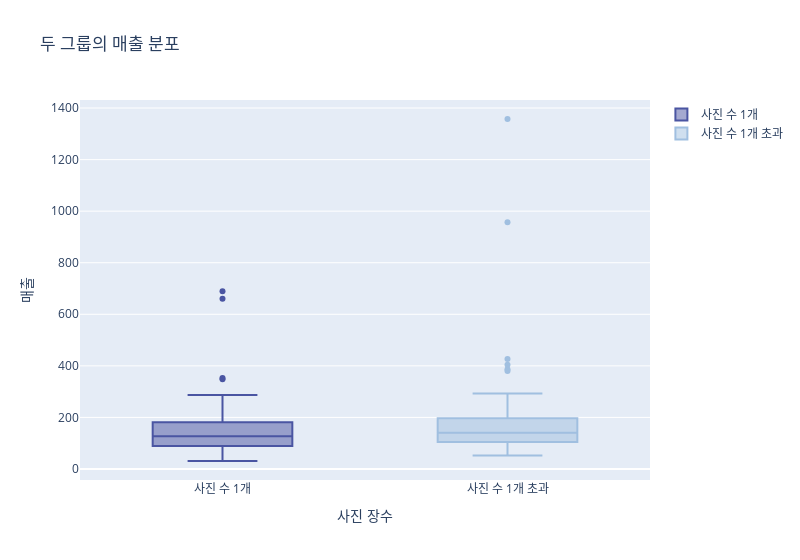

Source (notebook cell):
### Code cell
import chart_studio
chart_studio.tools.set_credentials_file(username='ghktkf7788', api_key='D9ASyMzNm4ltyTqLQ8CH')


from chart_studio.plotly import plot, iplot


fig = go.Figure()

# Scatter Trace 추가
fig.add_trace(go.Box(y=group1_sales,name='사진 수 1개', marker_color='#4A55A2'))
fig.add_trace(go.Box(y=group2_sales,name='사진 수 1개 초과', marker_color='#A0BFE0'))
fig.update_layout(
    xaxis_title='사진 장수',
    yaxis_title='매출',
    title='두 그룹의 매출 분포',
    width=800,
)
fig.show()

plot(fig, filename = '두 그룹의 매출 분포', auto_open=True)

### Figure 1 — Plotly figure (JSON) as saved in the notebook; plotly's stock layout.template omitted (floating-point values rounded to 4 significant figures)
{"data": [{"marker": {"color": "#4A55A2"}, "name": "사진 수 1개", "type": "box", "y": [352.5, 180.8, 105.6, 59.89, 165.7, 158.6, 112.1, 108.4, 100.5, 92.06, 89.04, 66.25, 83.97, 689.2, 139.3, 139.8, 173.9, 203.9, 287.3, 180.1, 131.9, 228.2, 58.09, 84.76, 101.7, 49.53, 99.67, 104.3, 50.22, 81.88, 52.55, 150.8, 63.79, 157.3, 46.87, 69.45, 72.72, 147.6, 106.7, 218.3, 143.5, 181.1, 133.1, 121.8, 660.6, 32.17, 112.4, 185.2, 93.31, 273.4, 224.1, 150.9, 137.2, 91.35, 30.97, 347.6, 196.9, 150.7, 143.2, 121.7, 209.1, 118.4, 220.6, 206.3, 126.4, 103.8, 86.7, 83.57, 127.1, 273.9]}, {"marker": {"color": "#A0BFE0"}, "name": "사진 수 1개 초과", "type": "box", "y": [386.8, 234.2, 237.0, 101.4, 140.0, 164.1, 186.1, 121.1, 103.8, 81.7, 60.85, 68.21, 95.39, 155.4, 1357.0, 128.9, 163.2, 182.4, 88.1, 193.4, 200.6, 128.1, 156.8, 51.88, 62.03, 161.7, 128.8, 63.91, 86.4, 102.9, 108.3, 109.6, 77.74, 108.1, 261.9, 64.32, 82.98, 66.43, 292.9, 109.6, 147.7, 197.9, 117.8, 178.5, 125.0, 404.4, 237.7, 244.9, 148.1, 127.8, 142.2, 203.1, 426.7, 175.8, 117.1, 252.9, 287.1, 249.8, 67.36, 114.9, 135.6, 115.5, 156.5, 380.4, 956.6, 143.3, 112.7, 146.6, 88.25, 140.2, 192.4]}], "layout": {"title": {"text": "두 그룹의 매출 분포"}, "width": 800, "xaxis": {"title": {"text": "사진 장수"}}, "yaxis": {"title": {"text": "매출"}}}}
